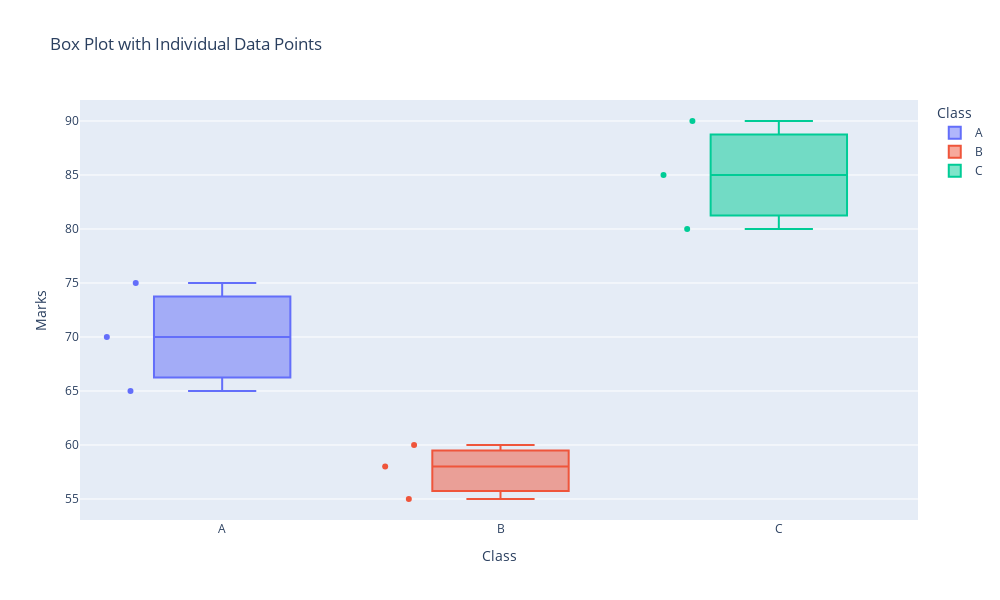

Source (notebook cell):
### Markdown cell above
### Example 3: Box Plot with All Data Points

### Code cell
fig = px.box(df2, x="Class", y="Marks",
             points="all",color='Class',
             title="Box Plot with Individual Data Points")
fig.update_layout(
    width=1000,   # increase width
    height=600) 
fig.show()

### Figure 1 — Plotly figure (JSON) as saved in the notebook; plotly's stock layout.template omitted (floating-point values rounded to 4 significant figures)
{"data": [{"alignmentgroup": "True", "boxpoints": "all", "hovertemplate": "Class=%{x}<br>Marks=%{y}<extra></extra>", "legendgroup": "A", "marker": {"color": "#636efa"}, "name": "A", "notched": false, "offsetgroup": "A", "orientation": "v", "showlegend": true, "type": "box", "x": ["A", "A", "A"], "x0": " ", "xaxis": "x", "y": [65, 70, 75], "y0": " ", "yaxis": "y"}, {"alignmentgroup": "True", "boxpoints": "all", "hovertemplate": "Class=%{x}<br>Marks=%{y}<extra></extra>", "legendgroup": "B", "marker": {"color": "#EF553B"}, "name": "B", "notched": false, "offsetgroup": "B", "orientation": "v", "showlegend": true, "type": "box", "x": ["B", "B", "B"], "x0": " ", "xaxis": "x", "y": [55, 60, 58], "y0": " ", "yaxis": "y"}, {"alignmentgroup": "True", "boxpoints": "all", "hovertemplate": "Class=%{x}<br>Marks=%{y}<extra></extra>", "legendgroup": "C", "marker": {"color": "#00cc96"}, "name": "C", "notched": false, "offsetgroup": "C", "orientation": "v", "showlegend": true, "type": "box", "x": ["C", "C", "C"], "x0": " ", "xaxis": "x", "y": [80, 85, 90], "y0": " ", "yaxis": "y"}], "layout": {"boxmode": "overlay", "height": 600, "legend": {"title": {"text": "Class"}, "tracegroupgap": 0}, "title": {"text": "Box Plot with Individual Data Points"}, "width": 1000, "xaxis": {"anchor": "y", "autorange": true, "categoryarray": ["A", "B", "C"], "categoryorder": "array", "domain": [0, 1], "range": [-0.5108, 2.5], "title": {"text": "Class"}, "type": "category"}, "yaxis": {"anchor": "x", "autorange": true, "domain": [0, 1], "range": [53.06, 91.94], "title": {"text": "Marks"}, "type": "linear"}}}
